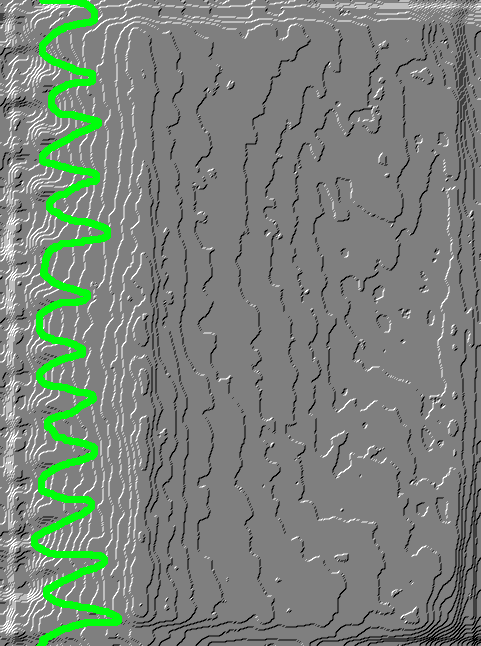
#> input picture week9_tues/label/1_20181126_102202_White_Reg.png, 481 x 646 px; its folder holds only this picture in this run
$ jupyter execute --allow-errors crosshatchAgnostic.ipynb
#> lines starting #> are read from the running program, lines starting #| are printed output that depends on the picture; after the words box and inside, x2 and y2 are one past the last pixel; in counts of white or black regions, pixels touching at a corner belong together
[cell 1]
import numpy as np
import cv2 as cv
import os, sys, glob, scipy, argparse
import matplotlib.pyplot as plt
from scipy import signal
from scipy import fftpack, fft
from scipy.fftpack import fftshift, irfft, rfft
from scipy.signal import blackman

[cell 2]
"""
count = 1
#pathTest = '/Users/estepark/Documents/week1_thurs/GRR_Sample/Vermouth_EVT/20181126/Images/Reg/White/*.Png'
pathTest = '/Users/estepark/Documents/week1_thurs/GRR_Sample/Vermouth_EVT/20181126/Images/Reg/White'
isdir = os.path.isdir(pathTest)
"""
class CrossHatch(object):
    """
    FUNCTION:
    ** generate plots and pass/fail outputs based on frequency vs. distance
    INPUTS:
    ** path: the path that contains all the images
    ** rows: the number of rows to iterate thru
    ** col: the number of columns to iterate thru
    ?* filterType: crossHatch, faintLine, edgeGlow, luminanceHotspot, colorHotspot
    OUTPUTS:
    ** dict key: what # the image is in the dir
    ** dict values:
    """
    def __init__(self, path , rows, col):
        assert os.path.isdir(pathTest), "hey"
        self.path = path
        self.rows = rows
        self.col = col
    # [184 lines left out: function createDict, not called in this run]

[cell 3]
pathTest = '/Users/estepark/Documents/week1_thurs/GRR_Sample/Vermouth_EVT/20181126/Images/Reg/White'
isdir = os.path.isdir(pathTest)

#> (the rest of this cell did not finish here and is left out)

#> (a cell that did not finish here is left out)

[cell 5]
import scipy
amplitude1 = [100,5,150,3,200,1,150,9,100]
time = [1,2,3,4,5,6,7,8,9]
plt.plot(time,amplitude1)
a=scipy.signal.find_peaks(amplitude1,height=[125,175 ]  )
print("index is " + str(a[0]))
print(a[1].keys())
heights = np.array(list(a[1].values() ), dtype = float)
#heights = heights[0]
print("heights is " +str(heights))
print(len( heights  ))
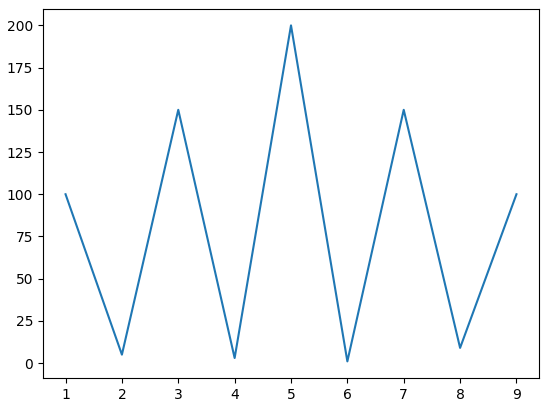
#> figure drawn by matplotlib, 1 panel
#> further down, annotation is the input picture: shape (646, 481, 3); mean B, G, R 122.9, 131.9, 122.5
#> after the loop `for i in range(annotation.shape[0]):`:
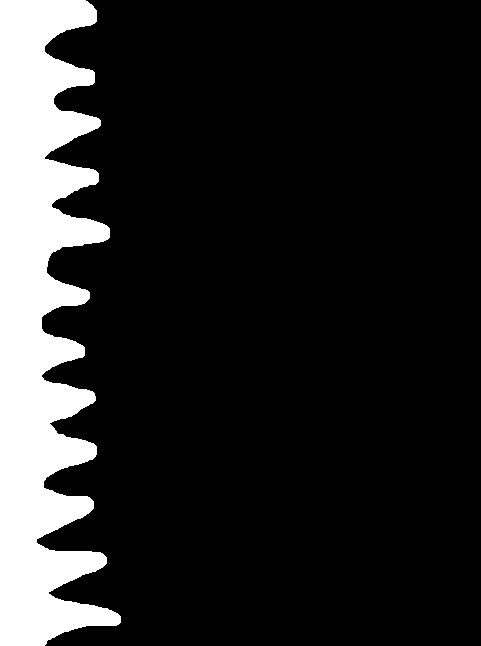
#> annotation_binary: shape (646, 481) float64; values 0 (black) and 1 (white), 15.2% white; 1 white region, box (x1, y1, x2, y2) and area: (0, 0, 121, 646) 47327
#> after the loop `for i in range(annotation.shape[0]):`:
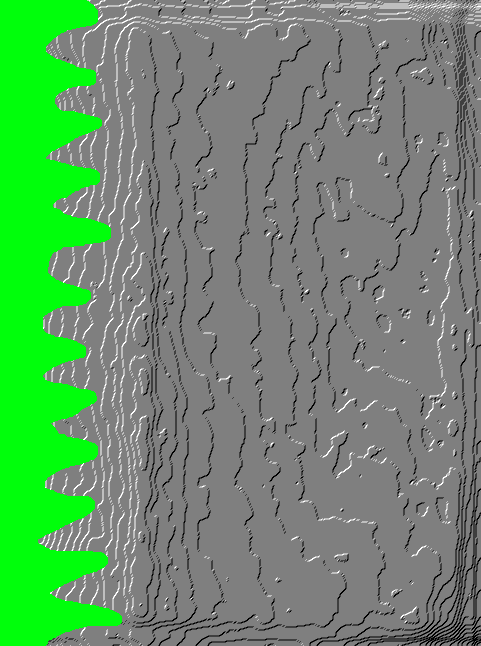
#> annotation_full: shape (646, 481, 3); 11.74% of pixels changed, all inside (x1, y1, x2, y2) = (0, 0, 112, 646)
#> `original = cv.imread(originals+'/{}.png'.format(serNum), cv.IMREAD_GRA..`:
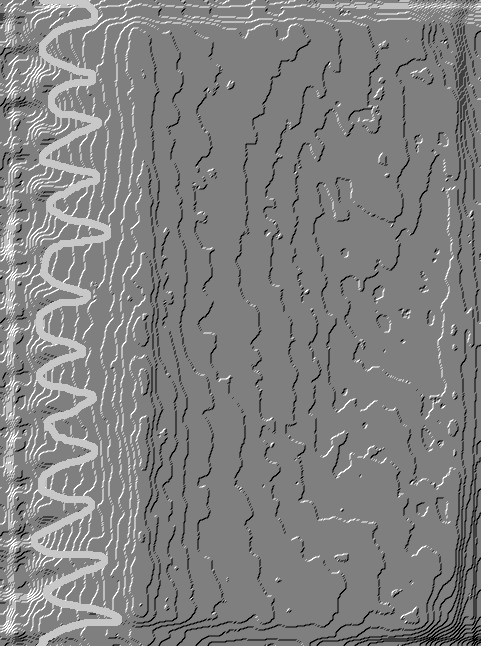
#> original: shape (646, 481); min 0, max 255, mean 129.9
#> `imgFilt = cv.bilateralFilter(original, 15, 75, 75)`:
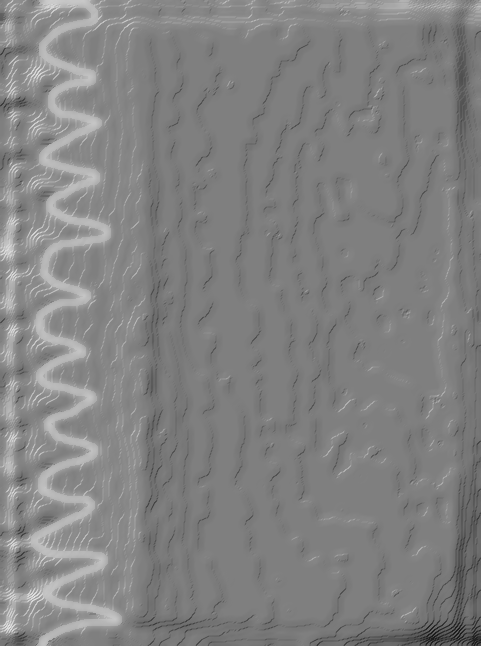
#> imgFilt: shape (646, 481); min 27, max 226, mean 130

[cell 6]
#labels =  '/Users/estepark/Documents/week9_tues/label'
annotations = '/Users/estepark/Documents/week11_mon/Vermouth_HVT/2018-09-10 D HVT HG8A/20180910/Data/HiResMesh/label'
originals = '/Users/estepark/Documents/week11_mon/Vermouth_HVT/2018-09-10 D HVT HG8A/20180910/Data/HiResMesh/results'

#> (the rest of this cell did not finish here and is left out)
